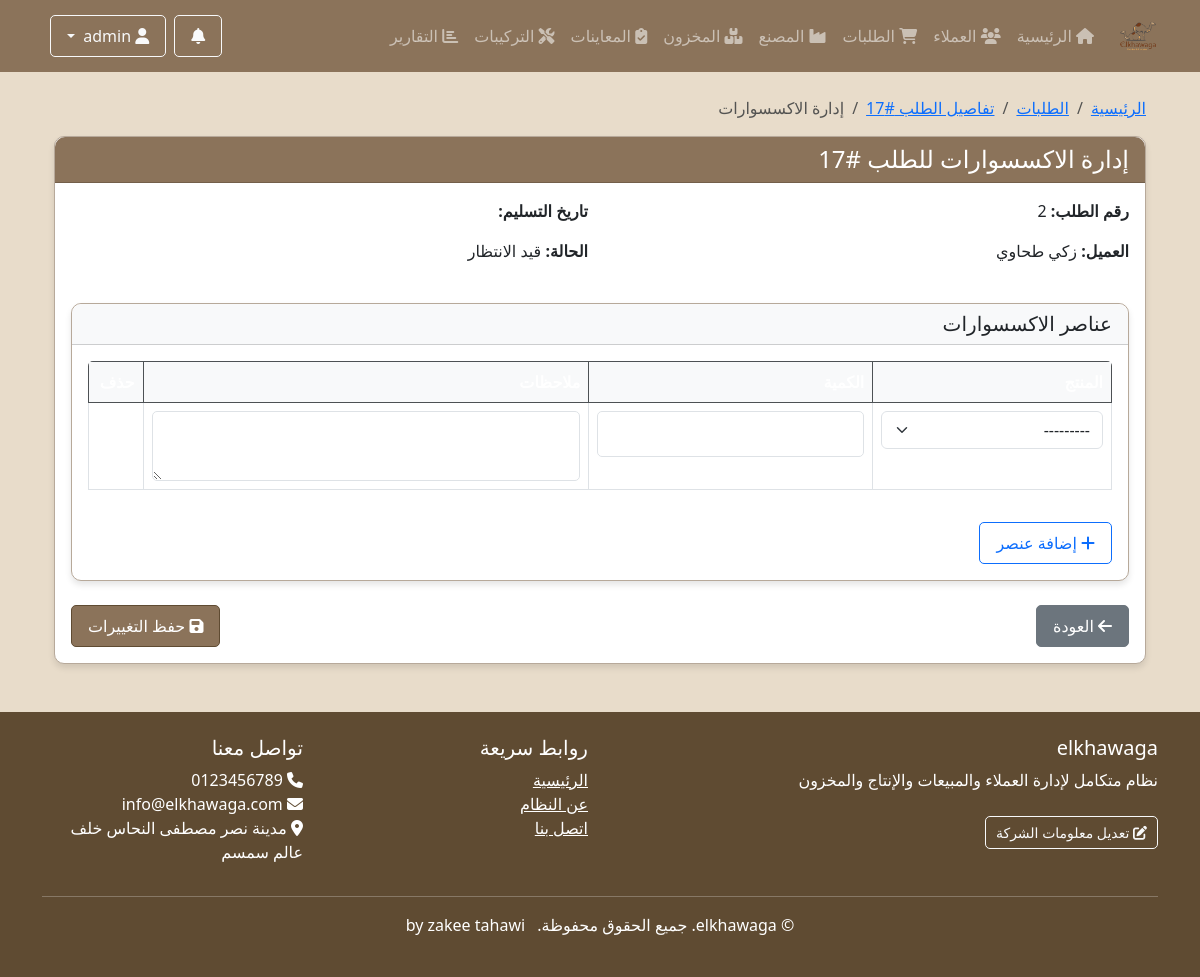
Page /orders/17/accessories/ (signed in) on the committed database.
### accounts/models.py (models this page shows, shortened)
class Department(models.Model):
    name = models.CharField(_('اسم القسم'), max_length=100)
    code = models.CharField(_('كود القسم'), max_length=20, unique=True)
    description = models.TextField(_('الوصف'), blank=True)
    icon = models.CharField(_('أيقونة'), max_length=50, default='fas fa-building')
    url_name = models.CharField(_('اسم URL'), max_length=100, help_text=_('اسم URL للقسم في نظام التوجيه'))
    is_active = models.BooleanField(_('نشط'), default=True)
    order = models.PositiveIntegerField(_('الترتيب'), default=0)
    class Meta:
        verbose_name = _('قسم')
        verbose_name_plural = _('الأقسام')
        ordering = ['order', 'name']

class CompanyInfo(models.Model):
    name = models.CharField(_('اسم الشركة'), max_length=255)
    logo = models.ImageField(_('شعار الشركة'), upload_to='company/', null=True, blank=True)
    description = models.TextField(_('وصف الشركة'), blank=True, default="نظام متكامل لإدارة العملاء والمبيعات والإنتاج والمخزون")
    address = models.TextField(_('العنوان'))
    phone = models.CharField(_('رقم الهاتف'), max_length=20)
    email = models.EmailField(_('البريد الإلكتروني'))
    website = models.URLField(_('الموقع الإلكتروني'), blank=True)
    tax_number = models.CharField(_('الرقم الضريبي'), max_length=50, blank=True)
    commercial_register = models.CharField(_('السجل التجاري'), max_length=50, blank=True)
    facebook = models.URLField(_('فيسبوك'), blank=True)
    twitter = models.URLField(_('تويتر'), blank=True)
    instagram = models.URLField(_('انستغرام'), blank=True)
    linkedin = models.URLField(_('لينكد إن'), blank=True)
    about = models.TextField(_('نبذة عن الشركة'), blank=True)
    vision = models.TextField(_('رؤية الشركة'), blank=True)
    mission = models.TextField(_('رسالة الشركة'), blank=True)
    primary_color = models.CharField(_('اللون الرئيسي'), max_length=7, default='#007bff')
    secondary_color = models.CharField(_('اللون الثانوي'), max_length=7, default='#6c757d')
    accent_color = models.CharField(_('لون التمييز'), max_length=7, default='#28a745')
    class Meta:
        verbose_name = _('معلومات الشركة')
        verbose_name_plural = _('معلومات الشركة')

### orders/models.py (models this page shows, shortened)
class Order(models.Model):
    STATUS_CHOICES = [
        ('pending', 'قيد الانتظار'),
        ('processing', 'قيد التنفيذ'),
        ('completed', 'مكتمل'),
        ('cancelled', 'ملغي'),
    ]
    customer = models.ForeignKey(Customer, on_delete=models.CASCADE, related_name='customer_orders', verbose_name='العميل')
    order_number = models.CharField(max_length=50, unique=True, verbose_name='رقم الطلب')
    order_date = models.DateTimeField(auto_now_add=True, verbose_name='تاريخ الطلب')
    delivery_date = models.DateField(null=True, blank=True, verbose_name='تاريخ التسليم')
    status = models.CharField(max_length=20, choices=STATUS_CHOICES, default='pending', verbose_name='حالة الطلب')
    total_amount = models.DecimalField(max_digits=10, decimal_places=2, default=0, verbose_name='المبلغ الإجمالي')
    paid_amount = models.DecimalField(max_digits=10, decimal_places=2, default=0, verbose_name='المبلغ المدفوع')
    notes = models.TextField(blank=True, verbose_name='ملاحظات')
    created_by = models.ForeignKey(settings.AUTH_USER_MODEL, on_delete=models.SET_NULL, null=True, verbose_name='تم الإنشاء بواسطة')
    created_at = models.DateTimeField(auto_now_add=True, verbose_name='تاريخ الإنشاء')
    updated_at = models.DateTimeField(auto_now=True, verbose_name='تاريخ التحديث')
    class Meta:
        verbose_name = 'طلب'
        verbose_name_plural = 'الطلبات'
        ordering = ['-created_at']

### customers/models.py (models this page shows, shortened)
class Customer(models.Model):
    STATUS_CHOICES = [
        ('active', _('نشط')),
        ('inactive', _('غير نشط')),
        ('blocked', _('محظور')),
    ]
    CUSTOMER_TYPE_CHOICES = [
        ('retail', _('أفراد')),
        ('wholesale', _('جملة')),
        ('corporate', _('شركات')),
    ]
    code = models.CharField(_('كود العميل'), max_length=10, unique=True, blank=True)
    image = models.ImageField(
        _('صورة العميل'),
        upload_to='customers/images/%Y/%m/',
        blank=True,
        null=True
    )
    category = models.ForeignKey(
        CustomerCategory,
        on_delete=models.SET_NULL,
        null=True,
        blank=True,
        related_name='customers',
        verbose_name=_('تصنيف العميل')
    )
    customer_type = models.CharField(
        _('نوع العميل'),
        max_length=10,
        choices=CUSTOMER_TYPE_CHOICES,
        default='retail'
    )
    name = models.CharField(_('اسم العميل'), max_length=200)
    branch = models.ForeignKey(
        Branch,
        on_delete=models.PROTECT,
        related_name='customers',
        verbose_name=_('الفرع')
    )
    phone = models.CharField(_('رقم الهاتف'), max_length=20)
    email = models.EmailField(_('البريد الإلكتروني'), blank=True)
    address = models.TextField(_('العنوان'))
    status = models.CharField(
        _('الحالة'),
        max_length=10,
        choices=STATUS_CHOICES,
        default='active'
    )
    notes = models.TextField(_('ملاحظات'), blank=True)
    created_by = models.ForeignKey(
        User,
        on_delete=models.SET_NULL,
        null=True,
        related_name='customers_created',
        verbose_name=_('تم الإنشاء بواسطة')
    )
    created_at = models.DateTimeField(_('تاريخ الإنشاء'), auto_now_add=True)
    updated_at = models.DateTimeField(_('تاريخ التحديث'), auto_now=True)
    class Meta:
        verbose_name = _('عميل')
        verbose_name_plural = _('سجل العملاء')
        ordering = ['-created_at']

### orders/views.py (the view)
# urls.py: path('<int:order_pk>/accessories/', views.accessory_item_create, name='accessory_item_create'),
@login_required
def accessory_item_create(request, order_pk):
    order = get_object_or_404(Order, pk=order_pk)
    try:
        extended_order = order.extended_info
    except ExtendedOrder.DoesNotExist:
        messages.error(request, 'يجب إنشاء معلومات الطلب الإضافية أولاً.')
        return redirect('orders:order_detail', pk=order.pk)
    if request.method == 'POST':
        formset = AccessoryItemFormSet(request.POST, instance=extended_order)
        if formset.is_valid():
            formset.save()
            messages.success(request, 'تم حفظ عناصر الاكسسوارات بنجاح.')
            return redirect('orders:order_detail', pk=order.pk)
    else:
        formset = AccessoryItemFormSet(instance=extended_order)
    context = {
        'formset': formset,
        'order': order,
        'extended_order': extended_order,
        'title': 'إضافة عناصر اكسسوارات',
    }
    return render(request, 'orders/accessory_item_form.html', context)

### templates/orders/accessory_item_form.html (shortened to what this page needs)
{% extends 'base.html' %}
{% load static %}
{% load i18n %}
{% load widget_tweaks %}
{% block content %}
<div class="container mt-4">
    <nav aria-label="breadcrumb">
        <ol class="breadcrumb">
            <li class="breadcrumb-item"><a href="{% url 'home' %}">{% trans "الرئيسية" %}</a></li>
            <li class="breadcrumb-item"><a href="{% url 'orders:order_list' %}">{% trans "الطلبات" %}</a></li>
            <li class="breadcrumb-item"><a href="{% url 'orders:order_detail' order.id %}">{% trans "تفاصيل الطلب" %} #{{ order.id }}</a></li>
            <li class="breadcrumb-item active" aria-current="page">{% trans "إدارة الاكسسوارات" %}</li>
        </ol>
    </nav>
    <div class="card">
        <div class="card-header bg-primary text-white">
            <h4 class="mb-0">{% trans "إدارة الاكسسوارات للطلب" %} #{{ order.id }}</h4>
        </div>
        <div class="card-body">
            <div class="row mb-4">
                <div class="col-md-6">
                    <p><strong>{% trans "رقم الطلب:" %}</strong> {{ order.order_number }}</p>
                    <p><strong>{% trans "العميل:" %}</strong> {{ order.customer.name }}</p>
                </div>
                <div class="col-md-6">
                    <p><strong>{% trans "تاريخ التسليم:" %}</strong> {{ order.delivery_date|date:"Y-m-d" }}</p>
                    <p><strong>{% trans "الحالة:" %}</strong> {{ order.get_status_display }}</p>
                </div>
            </div>
            <form method="post" novalidate>
                <div class="card mb-4">
                    <div class="card-header bg-light">
                        <h5 class="mb-0">{% trans "عناصر الاكسسوارات" %}</h5>
                    </div>
                    <div class="card-body">
                        <div class="table-responsive">
                            <table class="table table-bordered" id="accessory-items-table">
                                <thead class="table-dark">
                                    <tr>
                                        <th>{% trans "المنتج" %}</th>
                                        <th>{% trans "الكمية" %}</th>
                                        <th>{% trans "ملاحظات" %}</th>
                                        <th>{% trans "حذف" %}</th>
                                    </tr>
                                </thead>
                                <tbody>
                                    {% for form in formset %}
                                        <tr class="formset-row">
                                            <td>
                                                {% render_field form.product class="form-select" %}
                                            </td>
                                            <td>
                                                {% render_field form.quantity class="form-control" %}
                                            </td>
                                            <td>
                                                {% render_field form.notes class="form-control" rows="2" %}
                                            </td>
                                            <td class="text-center">
                                            </td>
                                        </tr>
                                    {% endfor %}
                                </tbody>
                            </table>
                        </div>
                        <button type="button" id="add-accessory-item" class="btn btn-outline-primary mt-3">
                            <i class="fas fa-plus"></i> {% trans "إضافة عنصر" %}
                        </button>
                    </div>
                </div>
                <div class="d-flex justify-content-between">
                    <a href="{% url 'orders:order_detail' order.id %}" class="btn btn-secondary">
                        <i class="fas fa-arrow-left"></i> {% trans "العودة" %}
                    </a>
                    <button type="submit" class="btn btn-primary">
                        <i class="fas fa-save"></i> {% trans "حفظ التغييرات" %}
                    </button>
                </div>
            </form>
        </div>
    </div>
</div>
{% endblock %}

### templates/base.html (shortened to what this page needs)
<!DOCTYPE html>
{% load static %}
<html lang="ar" dir="rtl">
<head>
    <link rel="stylesheet" href="https://cdn.jsdelivr.net/npm/bootstrap@5.3.2/dist/css/bootstrap.rtl.min.css">
    <link rel="stylesheet" href="https://cdnjs.cloudflare.com/ajax/libs/font-awesome/6.5.1/css/all.min.css">
    <link rel="stylesheet" href="{% static 'css/style.css' %}">
</head>
<body>
    <nav class="navbar navbar-expand-lg navbar-dark bg-primary">
        <div class="container">
            <a class="navbar-brand" href="{% url 'home' %}">
                <div class="d-flex align-items-center">
                    <img src="{% static 'img/logo.png' %}" alt="شعار النظام" class="logo-img" style="width: 40px; height: 40px;">
                </div>
            </a>
            <div class="collapse navbar-collapse" id="navbarNav">
                <ul class="navbar-nav me-auto mb-2 mb-lg-0">
                    <li class="nav-item">
                        <a class="nav-link" href="{% url 'home' %}"><i class="fas fa-home"></i> الرئيسية</a>
                    </li>
                    {% if user.is_superuser %}
                        {% for dept in all_departments %}
                            {% if dept.code == 'factory' %}
                                <li class="nav-item">
                                    <a class="nav-link" href="{% url dept.url_name %}">
                                        <i class="{{ dept.icon }}"></i> {{ dept.name }}
                                    </a>
                                </li>
                            {% else %}
                                <li class="nav-item">
                                    <a class="nav-link" href="{% url dept.url_name %}">
                                        <i class="{{ dept.icon }}"></i> {{ dept.name }}
                                    </a>
                                </li>
                            {% endif %}
                        {% endfor %}
                    {% endif %}
                </ul>
                <div class="d-flex align-items-center">
                    {% if user.is_authenticated %}
                    <div class="dropdown me-2">
                        <button class="btn btn-outline-light position-relative" type="button" id="notificationsDropdown" data-bs-toggle="dropdown">
                            <i class="fas fa-bell"></i>
                        </button>
                    </div>
                    <div class="dropdown me-2">
                        <button class="btn btn-outline-light dropdown-toggle" type="button" id="userDropdown" data-bs-toggle="dropdown">
                            <i class="fas fa-user"></i> {{ user.get_full_name|default:user.username }}
                        </button>
                    </div>
                    {% else %}
                    <a href="{% url 'accounts:login' %}" class="btn btn-outline-light"><i class="fas fa-sign-in-alt"></i> تسجيل الدخول</a>
                    {% endif %}
                </div>
            </div>
        </div>
    </nav>
    <main class="container mt-4">
        {% block content %}{% endblock %}
    </main>
    <footer class="text-white mt-5 py-4" style="background-color: var(--accent);">
        <div class="container">
            <div class="row">
                <div class="col-md-6">
                    <h5>{{ company_info.name|default:"نظام الخواجه لإدارة العملاء" }}</h5>
                    <p>{{ company_info.description|default:"نظام متكامل لإدارة العملاء والمبيعات والإنتاج والمخزون" }}</p>
                    {% if user.is_staff %}
                    <a href="{% url 'accounts:company_info' %}" class="btn btn-sm btn-outline-light mt-2">
                        <i class="fas fa-edit"></i> تعديل معلومات الشركة
                    </a>
                    {% endif %}
                </div>
                <div class="col-md-3">
                    <h5>روابط سريعة</h5>
                    <ul class="list-unstyled">
                        <li><a href="{% url 'home' %}" class="text-white">الرئيسية</a></li>
                        <li><a href="{% url 'about' %}" class="text-white">عن النظام</a></li>
                        <li><a href="{% url 'contact' %}" class="text-white">اتصل بنا</a></li>
                    </ul>
                </div>
                <div class="col-md-3">
                    <h5>تواصل معنا</h5>
                    <ul class="list-unstyled">
                        <li><i class="fas fa-phone"></i> {{ company_info.phone|default:"+20 123 456 7890" }}</li>
                        <li><i class="fas fa-envelope"></i> {{ company_info.email|default:"info@elkhawaga.com" }}</li>
                        {% if company_info.address %}
                        <li><i class="fas fa-map-marker-alt"></i> {{ company_info.address }}</li>
                        {% endif %}
                    </ul>
                </div>
            </div>
            <hr>
            <div class="text-center">
                <p>&copy; {{ current_year }} {{ company_info.name|default:"نظام الخواجه" }}. جميع الحقوق محفوظة. <span class="ms-2">by zakee tahawi</span></p>
            </div>
        </div>
    </footer>
</body>
</html>

### rows in the picture
Department: name "العملاء"
Department: name "الطلبات"
Department: name "المصنع"
Department: name "المخزون"
Department: name "المعاينات"
Department: name "التركيبات"
Department: name "التقارير"
Order: id "17", order_number "2", customer.name "زكي طحاوي", status "قيد الانتظار"
CompanyInfo: name "elkhawaga", description "نظام متكامل لإدارة العملاء والمبيعات والإنتاج والمخزون", phone "0123456789", email "info@elkhawaga.com", address "مدينة نصر مصطفى النحاس خلف عالم سمسم"
